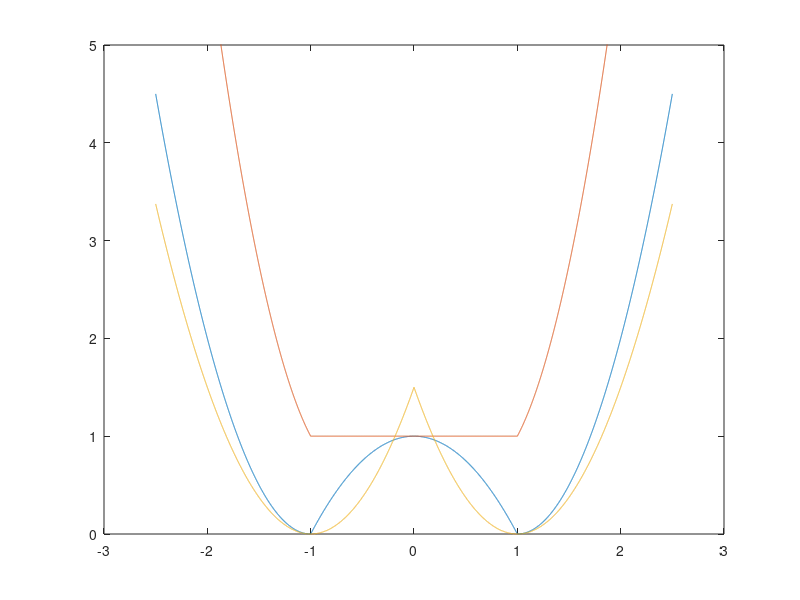

This figure's MATLAB source:
close all;clc; clear;


start = 2.5;
x = linspace(-start,start,10000);
A = x>=-1;
B = x<=1;
C = A & B;
D = x>=1;
E = x<=-1;
% E = x>=0;
% F = D & E;
y = zeros(1,length(x));
%y = 0.5*x.^2;
% y(A) = (x(A)).^2+0.5;
% y(B) = (x(B)).^2+0.5;
% y(F) = (x(F)).^2;
y(C) = -(x(C)).^2+1;
y(D) = 2*(x(D)-1).^2;
y(E) = 2*(x(E)+1).^2;
%y(F) = -(x(F)-1).^2+1;
%y
plot(x,y)
hold on
z = y + 1*x.^2;
plot(x,z);

s = zeros(1,length(x));
F1 = x<=0;
F2 = x>=0;
s(F1) = 1.5*(x(F1)+1).^2;
s(F2) = 1.5*(x(F2)-1).^2;
plot(x,s);
ylim([0,5])